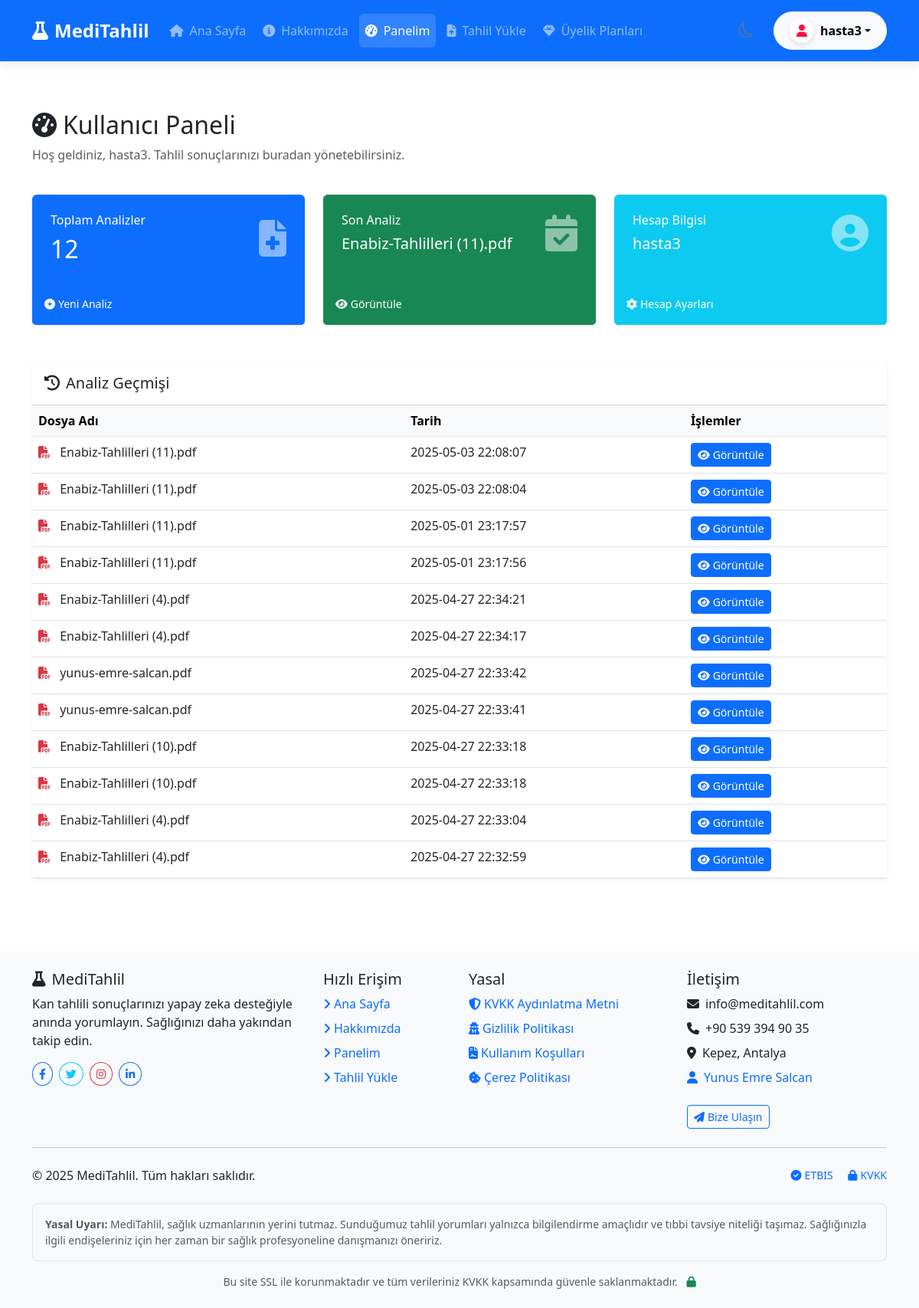
The app's page /dashboard (signed in), older data.
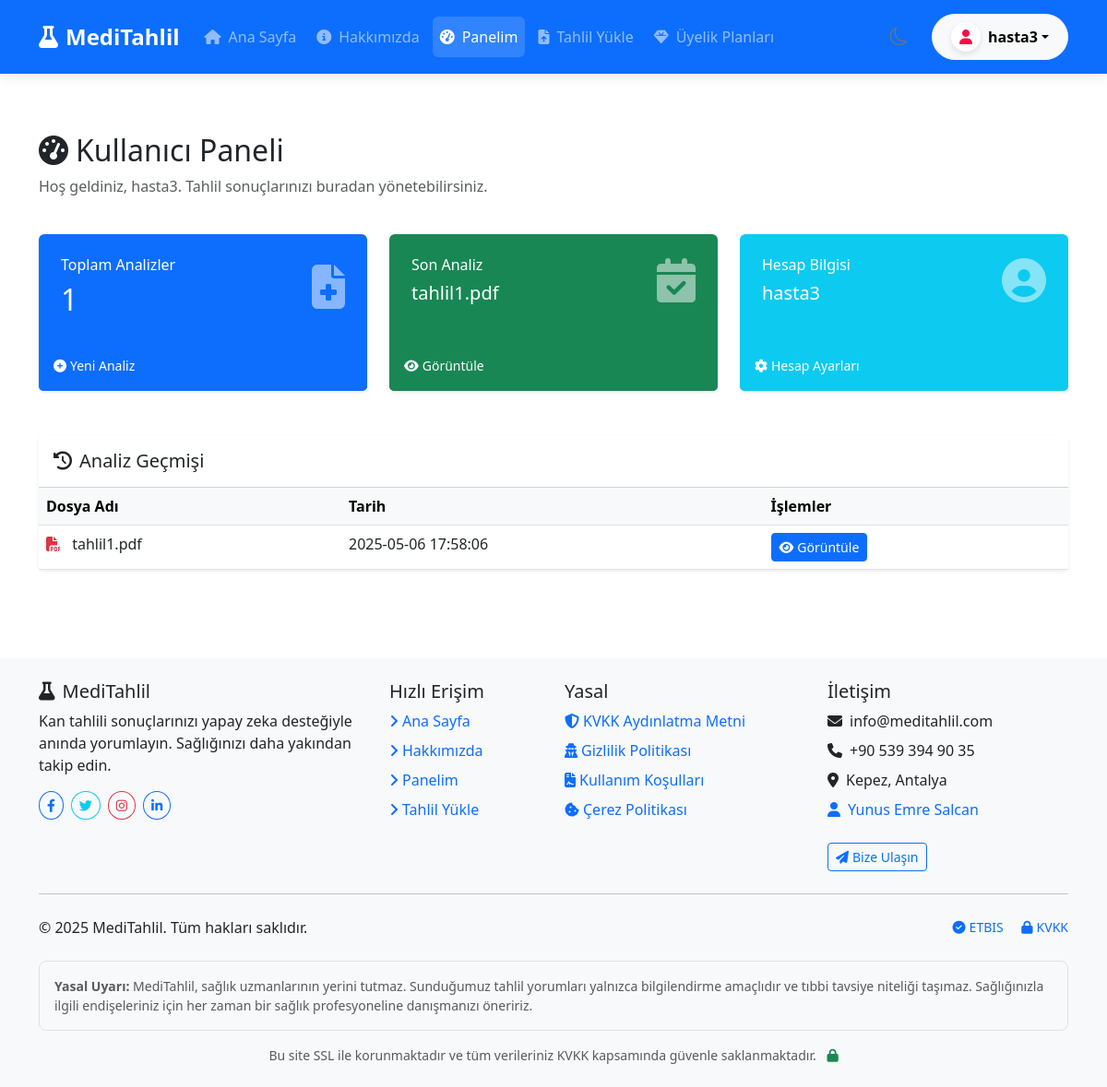
The same page, newer data.
### tables this page shows
CREATE TABLE analyses (
        id INTEGER PRIMARY KEY AUTOINCREMENT,
        user_id INTEGER,
        file_name TEXT,
        analysis_text TEXT,
        analysis_result TEXT,
        created_at TIMESTAMP DEFAULT CURRENT_TIMESTAMP, analysis_json TEXT, analysis_type TEXT DEFAULT 'kan',
        FOREIGN KEY (user_id) REFERENCES users (id)
    );

### app.py (the view)
@app.route('/dashboard')
def dashboard():
    if 'user_id' not in session:
        flash('Bu sayfayı görüntülemek için giriş yapmalısınız!', 'warning')
        return redirect(url_for('login'))
    conn = sqlite3.connect(DB_PATH)
    conn.row_factory = sqlite3.Row
    c = conn.cursor()
    c.execute("SELECT * FROM analyses WHERE user_id = ? ORDER BY created_at DESC", (session['user_id'],))
    analyses = c.fetchall()
    conn.close()
    return render_template('dashboard.html', analyses=analyses)

### templates/dashboard.html (shortened to what this page needs)
{% extends "layout.html" %}
{% block content %}
<div class="container py-5">
    <div class="row mb-4">
        <div class="col-md-12">
            <h2><i class="fas fa-tachometer-alt me-2"></i>Kullanıcı Paneli</h2>
            <p class="text-muted">Hoş geldiniz, {{ session.username }}. Tahlil sonuçlarınızı buradan yönetebilirsiniz.</p>
        </div>
    </div>
    <div class="row g-4 mb-5">
        <div class="col-md-4">
            <div class="card border-0 bg-primary text-white shadow-sm h-100">
                <div class="card-body p-4">
                    <div class="d-flex justify-content-between align-items-center">
                        <div>
                            <h6 class="mb-0">Toplam Analizler</h6>
                            <h2 class="mt-2 mb-0">{{ analyses|length }}</h2>
                        </div>
                        <i class="fas fa-file-medical fa-3x opacity-50"></i>
                    </div>
                </div>
                <div class="card-footer bg-primary border-0 py-3">
                    <a href="{{ url_for('analyze') }}" class="text-white text-decoration-none small">
                        <i class="fas fa-plus-circle me-1"></i>Yeni Analiz
                    </a>
                </div>
            </div>
        </div>
        <div class="col-md-4">
            <div class="card border-0 bg-success text-white shadow-sm h-100">
                <div class="card-body p-4">
                    <div class="d-flex justify-content-between align-items-center">
                        <div>
                            <h6 class="mb-0">Son Analiz</h6>
                            <h5 class="mt-2 mb-0">
                                {% if analyses %}
                                    {% set latest = analyses[0] %}
                                    {{ latest.file_name }}
                                {% else %}
                                    -
                                {% endif %}
                            </h5>
                        </div>
                        <i class="fas fa-calendar-check fa-3x opacity-50"></i>
                    </div>
                </div>
                <div class="card-footer bg-success border-0 py-3">
                    {% if analyses %}
                        <a href="{{ url_for('analysis_result', analysis_id=analyses[0].id) }}" class="text-white text-decoration-none small">
                            <i class="fas fa-eye me-1"></i>Görüntüle
                        </a>
                    {% else %}
                        <span class="text-white-50 small">Henüz bir analiz bulunmuyor</span>
                    {% endif %}
                </div>
            </div>
        </div>
        <div class="col-md-4">
            <div class="card border-0 bg-info text-white shadow-sm h-100">
                <div class="card-body p-4">
                    <div class="d-flex justify-content-between align-items-center">
                        <div>
                            <h6 class="mb-0">Hesap Bilgisi</h6>
                            <h5 class="mt-2 mb-0">{{ session.username }}</h5>
                        </div>
                        <i class="fas fa-user-circle fa-3x opacity-50"></i>
                    </div>
                </div>
                <div class="card-footer bg-info border-0 py-3">
                    <a href="#" class="text-white text-decoration-none small">
                        <i class="fas fa-cog me-1"></i>Hesap Ayarları
                    </a>
                </div>
            </div>
        </div>
    </div>
    <div class="card border-0 shadow-sm">
        <div class="card-header bg-white py-3">
            <h5 class="mb-0"><i class="fas fa-history me-2"></i>Analiz Geçmişi</h5>
        </div>
        <div class="card-body p-0">
            {% if analyses %}
            <div class="table-responsive">
                <table class="table table-hover mb-0">
                    <thead class="table-light">
                        <tr>
                            <th>Dosya Adı</th>
                            <th>Tarih</th>
                            <th>İşlemler</th>
                        </tr>
                    </thead>
                    <tbody>
                        {% for analysis in analyses %}
                        <tr>
                            <td>
                                <i class="fas fa-file-pdf text-danger me-2"></i>
                                {{ analysis.file_name }}
                            </td>
                            <td>{{ analysis.created_at }}</td>
                            <td>
                                <a href="{{ url_for('analysis_result', analysis_id=analysis.id) }}" class="btn btn-sm btn-primary">
                                    <i class="fas fa-eye me-1"></i>Görüntüle
                                </a>
                            </td>
                        </tr>
                        {% endfor %}
                    </tbody>
                </table>
            </div>
            {% endif %}
        </div>
    </div>
</div>
{% endblock %}

### templates/layout.html (shortened to what this page needs)
<!DOCTYPE html>
<html lang="tr" data-bs-theme="light">
<head>
    <link href="https://cdn.jsdelivr.net/npm/bootstrap@5.3.0/dist/css/bootstrap.min.css" rel="stylesheet">
    <link rel="stylesheet" href="https://cdn.jsdelivr.net/npm/bootstrap-icons@1.10.0/font/bootstrap-icons.css">
    <link rel="stylesheet" href="https://cdnjs.cloudflare.com/ajax/libs/font-awesome/6.4.0/css/all.min.css">
</head>
<body {% if is_new_user %}data-new-user="true"{% endif %}>
    <nav class="navbar navbar-expand-lg navbar-dark bg-primary sticky-top">
        <div class="container">
            <a class="navbar-brand" href="{{ url_for('index') }}">
                <i class="fas fa-flask me-2"></i>MediTahlil
            </a>
            <div class="d-flex align-items-center order-lg-3">
                <button class="theme-toggle ms-2 d-flex align-items-center justify-content-center" id="theme-toggle" aria-label="Temayı değiştir">
                    <i class="bi bi-sun"></i>
                </button>
                {% if not session.user_id %}
                <div class="d-none d-lg-flex ms-3">
                    <a href="{{ url_for('login') }}" class="btn btn-outline-light navbar-action-btn me-2">
                        <i class="fas fa-sign-in-alt me-1"></i>Giriş
                    </a>
                    <a href="{{ url_for('register') }}" class="btn btn-light navbar-action-btn">
                        <i class="fas fa-user-plus me-1"></i>Kayıt
                    </a>
                </div>
                {% else %}
                <div class="dropdown d-none d-lg-block ms-3">
                    <a class="btn btn-light dropdown-toggle navbar-action-btn" href="#" role="button" data-bs-toggle="dropdown" aria-expanded="false">
                        <div class="navbar-user-avatar">
                            <i class="fas fa-user"></i>
                        </div>
                        <span class="d-none d-xl-inline">{{ session.username }}</span>
                    </a>
                </div>
                {% endif %}
            </div>
            <div class="collapse navbar-collapse" id="navbarNav">
                <ul class="navbar-nav me-auto">
                    <li class="nav-item">
                        <a class="nav-link {% if request.path == url_for('index') %}active{% endif %}" href="{{ url_for('index') }}">
                            <i class="fas fa-home me-2"></i>Ana Sayfa
                        </a>
                    </li>
                    <li class="nav-item">
                        <a class="nav-link {% if request.path == url_for('about') %}active{% endif %}" href="{{ url_for('about') }}">
                            <i class="fas fa-info-circle me-2"></i>Hakkımızda
                        </a>
                    </li>
                    {% if session.user_id %}
                    <li class="nav-item">
                        <a class="nav-link {% if request.path == url_for('dashboard') %}active{% endif %}" href="{{ url_for('dashboard') }}">
                            <i class="fas fa-tachometer-alt me-2"></i>Panelim
                        </a>
                    </li>
                    <li class="nav-item">
                        <a class="nav-link {% if request.path == url_for('analyze') %}active{% endif %}" href="{{ url_for('analyze') }}">
                            <i class="fas fa-file-upload me-2"></i>Tahlil Yükle
                        </a>
                    </li>
                    <li class="nav-item">
                        <a class="nav-link {% if request.path == url_for('subscription_plans') %}active{% endif %}" href="{{ url_for('subscription_plans') }}">
                            <i class="fas fa-gem me-2"></i>Üyelik Planları
                        </a>
                    </li>
                    {% endif %}
                </ul>
            </div>
        </div>
    </nav>
    <div class="content">
        {% block content %}{% endblock %}
    </div>
    <footer class="footer bg-light py-4 mt-5">
        <div class="container">
            <div class="row g-4">
                <div class="col-lg-4 col-md-6">
                    <h5><i class="fas fa-flask me-2"></i>MediTahlil</h5>
                    <p>Kan tahlili sonuçlarınızı yapay zeka desteğiyle anında yorumlayın. Sağlığınızı daha yakından takip edin.</p>
                    <div class="d-flex mt-3">
                        <a href="#" class="btn btn-sm btn-outline-primary rounded-circle me-2" aria-label="Facebook">
                            <i class="fab fa-facebook-f"></i>
                        </a>
                        <a href="#" class="btn btn-sm btn-outline-info rounded-circle me-2" aria-label="Twitter">
                            <i class="fab fa-twitter"></i>
                        </a>
                        <a href="#" class="btn btn-sm btn-outline-danger rounded-circle me-2" aria-label="Instagram">
                            <i class="fab fa-instagram"></i>
                        </a>
                        <a href="#" class="btn btn-sm btn-outline-primary rounded-circle" aria-label="LinkedIn">
                            <i class="fab fa-linkedin-in"></i>
                        </a>
                    </div>
                </div>
                <div class="col-lg-2 col-md-6">
                    <h5>Hızlı Erişim</h5>
                    <ul class="list-unstyled">
                        <li class="mb-2"><a href="{{ url_for('index') }}" class="text-decoration-none">
                            <i class="fas fa-angle-right me-1"></i>Ana Sayfa
                        </a></li>
                        <li class="mb-2"><a href="{{ url_for('about') }}" class="text-decoration-none">
                            <i class="fas fa-angle-right me-1"></i>Hakkımızda
                        </a></li>
                        {% if session.user_id %}
                        <li class="mb-2"><a href="{{ url_for('dashboard') }}" class="text-decoration-none">
                            <i class="fas fa-angle-right me-1"></i>Panelim
                        </a></li>
                        <li class="mb-2"><a href="{{ url_for('analyze') }}" class="text-decoration-none">
                            <i class="fas fa-angle-right me-1"></i>Tahlil Yükle
                        </a></li>
                        {% endif %}
                    </ul>
                </div>
                <div class="col-lg-3 col-md-6">
                    <h5>Yasal</h5>
                    <ul class="list-unstyled">
                        <li class="mb-2"><a href="{{ url_for('kvkk') }}" class="text-decoration-none">
                            <i class="fas fa-shield-alt me-1"></i>KVKK Aydınlatma Metni
                        </a></li>
                        <li class="mb-2"><a href="{{ url_for('gizlilik') }}" class="text-decoration-none">
                            <i class="fas fa-user-secret me-1"></i>Gizlilik Politikası
                        </a></li>
                        <li class="mb-2"><a href="{{ url_for('kullanim_kosullari') }}" class="text-decoration-none">
                            <i class="fas fa-file-contract me-1"></i>Kullanım Koşulları
                        </a></li>
                        <li class="mb-2"><a href="{{ url_for('cerez_politikasi') }}" class="text-decoration-none">
                            <i class="fas fa-cookie-bite me-1"></i>Çerez Politikası
                        </a></li>
                    </ul>
                </div>
                <div class="col-lg-3 col-md-6">
                    <h5>İletişim</h5>
                    <ul class="list-unstyled">
                        <li class="mb-2"><i class="fas fa-envelope me-2"></i>info@meditahlil.com</li>
                        <li class="mb-2"><i class="fas fa-phone me-2"></i>+90 539 394 90 35</li>
                        <li class="mb-2"><i class="fas fa-map-marker-alt me-2"></i>Kepez, Antalya</li>
                        <li class="mb-2">
                            <a href="https://www.linkedin.com/in/yunusemresalcan/" class="text-decoration-none" tabindex="0" aria-label="Yunus Emre Salcan ile iletişime geç">
                                <i class="fas fa-user me-2"></i>Yunus Emre Salcan
                            </a>
                        </li>
                    </ul>
                    <a href="{{ url_for('index') }}#iletisim" class="btn btn-outline-primary btn-sm mt-2">
                        <i class="fas fa-paper-plane me-1"></i>Bize Ulaşın
                    </a>
                </div>
            </div>
            <hr class="my-4">
            <div class="row align-items-center">
                <div class="col-md-4 text-center text-md-start mb-3 mb-md-0">
                    <p class="mb-0">&copy; 2025 MediTahlil. Tüm hakları saklıdır.</p>
                </div>
                <div class="col-md-4 text-center text-md-end">
                    <p class="mb-0 small">
                        <a href="https://etbis.gov.tr" target="_blank" class="text-decoration-none me-3">
                            <i class="fas fa-check-circle me-1"></i>ETBIS
                        </a>
                        <a href="https://www.kvkk.gov.tr" target="_blank" class="text-decoration-none">
                            <i class="fas fa-lock me-1"></i>KVKK
                        </a>
                    </p>
                </div>
            </div>
            <div class="mt-4 p-3 bg-light rounded-3 border small">
                <p class="mb-0 text-muted">
                    <strong>Yasal Uyarı:</strong> MediTahlil, sağlık uzmanlarının yerini tutmaz. Sunduğumuz tahlil yorumları yalnızca bilgilendirme amaçlıdır ve tıbbi tavsiye niteliği taşımaz. Sağlığınızla ilgili endişeleriniz için her zaman bir sağlık profesyoneline danışmanızı öneririz.
                </p>
            </div>
            <div class="mt-3 text-center">
                <p class="small text-muted mb-0">
                    Bu site SSL ile korunmaktadır ve tüm verileriniz KVKK kapsamında güvenle saklanmaktadır.
                    <span class="ms-2"><i class="fas fa-lock text-success"></i></span>
                </p>
            </div>
        </div>
    </footer>
</body>
</html>

Row changes from the older to the newer data that the page shows:
removed analyses: file_name "Enabiz-Tahlilleri (11).pdf", created_at "2025-05-03 22:08:07"
removed analyses: file_name "Enabiz-Tahlilleri (11).pdf", created_at "2025-05-03 22:08:04"
removed analyses: file_name "Enabiz-Tahlilleri (11).pdf", created_at "2025-05-01 23:17:57"
removed analyses: file_name "Enabiz-Tahlilleri (11).pdf", created_at "2025-05-01 23:17:56"
removed analyses: file_name "Enabiz-Tahlilleri (4).pdf", created_at "2025-04-27 22:34:21"
removed analyses: file_name "Enabiz-Tahlilleri (4).pdf", created_at "2025-04-27 22:34:17"
removed analyses: file_name "yunus-emre-salcan.pdf", created_at "2025-04-27 22:33:42"
removed analyses: file_name "yunus-emre-salcan.pdf", created_at "2025-04-27 22:33:41"
removed analyses: file_name "Enabiz-Tahlilleri (10).pdf", created_at "2025-04-27 22:33:18"
removed analyses: file_name "Enabiz-Tahlilleri (10).pdf", created_at "2025-04-27 22:33:18"
removed analyses: file_name "Enabiz-Tahlilleri (4).pdf", created_at "2025-04-27 22:33:04"
removed analyses: file_name "Enabiz-Tahlilleri (4).pdf", created_at "2025-04-27 22:32:59"
added analyses: file_name "tahlil1.pdf", created_at "2025-05-06 17:58:06"
Text that changed along with them:
{{ analyses|length }}: "12" → "1"
